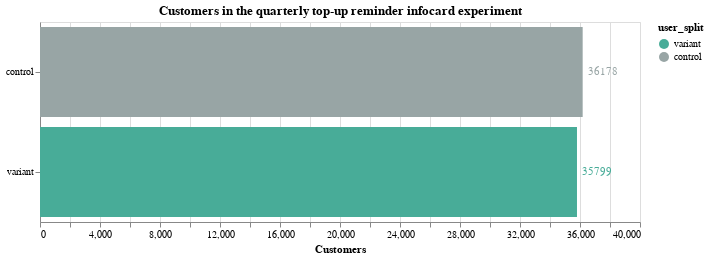

The code cell stored with this chart in its notebook:
### Code cell
# build chart
chart = (
    alt.Chart(quarterly_sample_df)
    .mark_bar()
    .encode(
        x=alt.X("n_users:Q", title="Customers"),
        y=alt.Y("user_split:N", title=None),
        color=alt.Color(
            "user_split:N",
            scale=color_scale_1,
        ),
    )
    .properties(
        width=600,
        height=200,
        title="Customers in the quarterly top-up reminder infocard experiment",
    )
)

text = chart.mark_text(
    align="center",
    baseline="middle",
    # Nudges text to right so it doesn't appear on top of the bar
    dx=20,
).encode(text="n_users:Q")

chart + text

### Figure 1 — Vega-Lite specification as saved in the notebook (floating-point values rounded to 4 significant figures)
{"config": {"view": {"continuousWidth": 400, "continuousHeight": 300}}, "layer": [{"mark": "bar", "encoding": {"color": {"field": "user_split", "scale": {"domain": ["variant", "control"], "range": ["#48AC98", "#98A5A5"]}, "type": "nominal"}, "x": {"field": "n_users", "title": "Customers", "type": "quantitative"}, "y": {"field": "user_split", "title": null, "type": "nominal"}}, "height": 200, "title": "Customers in the quarterly top-up reminder infocard experiment", "width": 600}, {"mark": {"type": "text", "align": "center", "baseline": "middle", "dx": 20}, "encoding": {"color": {"field": "user_split", "scale": {"domain": ["variant", "control"], "range": ["#48AC98", "#98A5A5"]}, "type": "nominal"}, "text": {"field": "n_users", "type": "quantitative"}, "x": {"field": "n_users", "title": "Customers", "type": "quantitative"}, "y": {"field": "user_split", "title": null, "type": "nominal"}}, "height": 200, "title": "Customers in the quarterly top-up reminder infocard experiment", "width": 600}], "data": {"name": "data-fdedd69a6ce2d7fade3efd6a949b39be"}, "$schema": "https://vega.github.io/schema/vega-lite/v4.17.0.json", "datasets": {"data-fdedd69a6ce2d7fade3efd6a949b39be": [{"user_split": "variant", "n_users": 35799}, {"user_split": "control", "n_users": 36178}]}}
